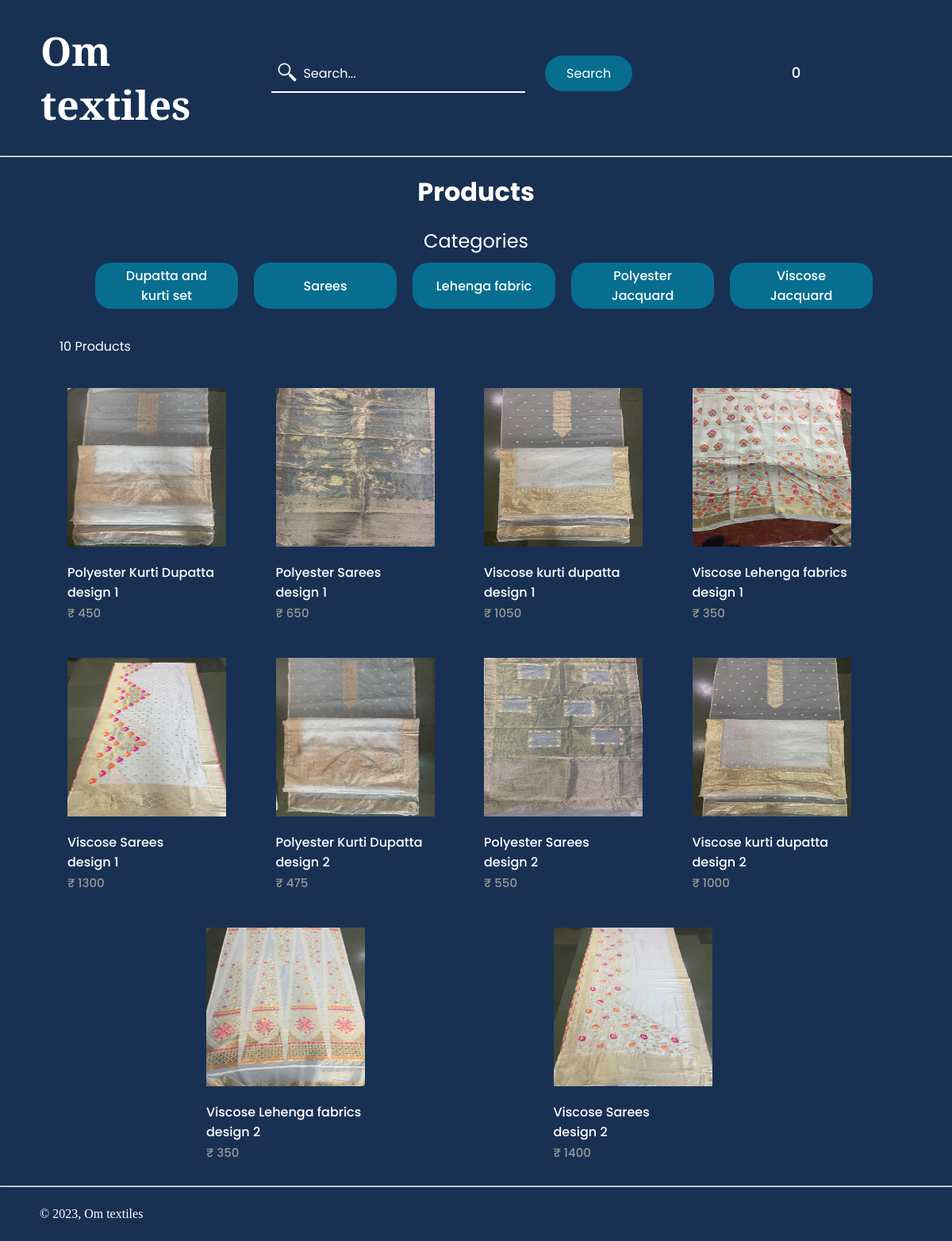
/products.php, run on the app's committed database.
### tables this page shows
CREATE TABLE `products` (
  `id` int(11) NOT NULL,
  `p_name` varchar(200) NOT NULL,
  `p_description` text NOT NULL,
  `price` decimal(10,0) NOT NULL,
  `quantity` int(11) NOT NULL,
  `p_img` text NOT NULL,
  `date_added` date NOT NULL DEFAULT current_timestamp(),
  `product_keywords` varchar(200) NOT NULL,
  `category` varchar(200) NOT NULL
);

### functions.php (called while the page is built, shortened)
<?php
    $num_items_in_cart = isset($_SESSION['cart']) ? count($_SESSION['cart']) : 0;
?>

### products.php (the view, shortened to what this page needs)
<?php
    include 'functions.php';
    $products_design1 = $dbconnect->prepare('SELECT * FROM products where id between 1 and 4');
    $products_design1->execute();
    $products_1 = $products_design1->fetchAll(PDO::FETCH_ASSOC);
    $products_design2 = $dbconnect->prepare('SELECT * FROM products where id between 5 and 8');
    $products_design2->execute();
    $products_2 = $products_design2->fetchAll(PDO::FETCH_ASSOC);
    $products_design3 = $dbconnect->prepare('SELECT * FROM products where id between 9 and 12');
    $products_design3->execute();
    $products_3 = $products_design3->fetchAll(PDO::FETCH_ASSOC);
    $total_products = $dbconnect->query('SELECT * FROM products')->rowCount();
?>
<html>
    <head>
        <link rel="stylesheet" href="products.css">
        <link rel="stylesheet" href="webfonts_css/all.css">
        <link rel="stylesheet" href="webfonts_css/sharp-light.css">
        <link rel="stylesheet" href="webfonts_css/sharp-regular.css">
        <link rel="stylesheet" href="webfonts_css/sharp-solid.css">
    </head>
    <body>
        <header class="navbar">
            <h1 class="logo">Om textiles</h1>
            <nav>
                <ul class="nav_links">
                    <li class="search">
                        <form class="search_form" method="get" action="search_products.php">
                            <input placeholder="Search..." class="search_input" type="search" id="search" name="search_input">
                            <img src="white_searchicon.png" id="icon">
                            <input type="submit" class="searchbtn" value="Search" name="search_btn">
                        </form>
                    </li>
                    <li><a href="index.php?page=Homepage"><i class="fa-thin fa-house fa-xl"></i></a></li>
                    <li><a href="index.php?page=products"><i class="fa-thin fa-clothes-hanger fa-xl"></i></a></li>
                    <li>
                        <a href="index.php?page=cart"><i class="fa-thin fa-cart-shopping fa-xl"></i></a>
                        <span><?=$num_items_in_cart?></span>
                    </li>
                    <li><a href="index.php?page=aboutUs"><i class="fa-thin fa-users-rectangle fa-xl"></i></a></li>
                    <li><a href="index.php?page=contactUs"><i class="fa-thin fa-phone fa-xl"></i></a></li>
                    <li><a href="index.php?page=Account"><i class="fa-thin fa-circle-user fa-xl"></i></a></li>
                </ul>
            </nav>
        </header>
        <hr>
        <main>
            <div class="products content-wrapper">
                <h1 class="productslabel">Products</h1>
                <p class="catlabel">Categories</p>
                <div class="categories">
                    <a class="cat" href="category_Dupatta_and_kurti_set.php"><button>Dupatta and kurti set</button></a>
                    <a class="cat" href="category_Sarees.php"><button>Sarees</button></a>
                    <a class="cat" href="category_Lehenga_fabric.php"><button>Lehenga fabric</button></a>
                    <a class="cat" href="category_Polyester_Jacquard.php"><button>Polyester Jacquard</button></a>
                    <a class="cat" href="category_Viacose_Jacquard.php"><button>Viscose Jacquard</button></a>
                </div>
                <br>
                <p><?=$total_products?> Products</p>
                <div class="products-wrapper">
                    <?php foreach ($products_1 as $product_1): ?>
                    <a href="index.php?page=product&id=<?=$product_1['id']?>" class="product">
                        <img src="Product Images/<?=$product_1['p_img']?>" width="200" height="200" alt="<?=$product_1['p_name']?>">
                        <span class="p_name"><?=$product_1['p_name']?></span>
                        <span class="price">
                            &#8377; <?=$product_1['price']?>
                        </span>
                    </a>
                    <?php endforeach; ?>
                </div>
                <div class="products-wrapper">
                    <?php foreach ($products_2 as $product_2): ?>
                    <a href="index.php?page=product&id=<?=$product_2['id']?>" class="product">
                        <img src="Product Images/<?=$product_2['p_img']?>" width="200" height="200" alt="<?=$product_2['p_name']?>">
                        <span class="p_name"><?=$product_2['p_name']?></span>
                        <span class="price">
                            &#8377; <?=$product_2['price']?>
                        </span>
                    </a>
                    <?php endforeach; ?>
                </div>
                <div class="products-wrapper">
                    <?php foreach ($products_3 as $product_3): ?>
                    <a href="index.php?page=product&id=<?=$product_3['id']?>" class="product">
                        <img src="Product Images/<?=$product_3['p_img']?>" width="200" height="200" alt="<?=$product_3['p_name']?>">
                        <span class="p_name"><?=$product_3['p_name']?></span>
                        <span class="price">
                            &#8377; <?=$product_3['price']?>
                        </span>
                    </a>
                    <?php endforeach; ?>
                </div>
            </div>
            <br>
        </main>
        <footer>
            <hr>
            <br>
            <p style="font-family: 'Cinzel', serif;">&copy; 2023, Om textiles</p>
            <br>
        </footer>
    </body>
</html>

### products.css (style rules this page uses)
* { box-sizing: border-box; margin: 0; padding: 0; font-family: "Poppins", sans-serif; }
body { background-color: rgb(24, 49, 83); font-family: 'Poppins', sans-serif; color: white; }
.logo { color:#ffffff; font-family: 'Cinzel', serif; padding-left: 15px; font-size: 50px; cursor: pointer; margin-right: auto; }
li, a, button { font-family: "Poppins", sans-serif; font-weight: 500; font-size: large; color: white; text-decoration: none; }
header { display: flex; justify-content: flex-end; align-items: center; padding: 30px 3%; }
.nav_links { list-style: none; }
.nav_links li { display: inline-block; padding: 0 20px; }
.nav_links li a { transition: all 0.3s ease 0s; }
.searchbtn { background-color: rgba(0,136,169,0.7); border: none; border-radius: 50px; cursor: pointer; transition: all 0.3s ease 0s; margin-left: 20px; margin-bottom: 10px; align-content: center; text-align: center; font-size: medium; height: 45px; width: 110px; padding-left: 0px; color: white; }
.search_input { background-color: rgb(24, 49, 83); outline: none; border: 0; border-bottom: 2px solid white; padding-top: 5px; padding-bottom: 10px; padding-left: 40px; font-size: 16px; color: white; width: 20rem; transition: all 200ms ease-in; }
::placeholder { color: rgb(255, 255, 255); }
.search { position: relative; padding: 0; margin: 0; }
#icon { position: absolute; bottom: 19px; left: 25px; width: 30px; height: 30px; }
.content-wrapper { width: 1050px; margin: 0 auto; }
.productslabel { font-family: "Poppins", sans-serif; padding: 20px 0; text-align: center; width: 100%; }
.categories { display: flex; justify-content: center; align-items: center; }
.catlabel { text-align: center; font-size: x-large; color: white; padding-bottom: 10px; }
button { padding: 0px 25px; background-color: rgba(0,136,169,0.7); border: none; border-radius: 20px; cursor: pointer; transition: all 0.3s ease 0s; margin-left: 20px; margin-bottom: 10px; align-content: center; width: 180px; height: 58px; text-align: center; font-size: medium; font-family: 'Poppins', sans-serif; }
main > .products .price { display: block; font-size: 15px; color: #999999; }
main .products .products-wrapper { display: flex; flex-wrap: nowrap; align-items: center; justify-content: space-evenly; padding: 40px 0 0 0; }
main .products .products-wrapper .product { display: block; overflow: hidden; text-decoration: none; width: 25%; padding: 0px 10px 5px 10px; }
main .products .products-wrapper .product img { transform: scale(1); transition: transform 1s; }
main .products .products-wrapper .product .p_name { display: block; color: #ffffff; padding: 20px 0 2px 0; font-size: 16px; }
main .products .products-wrapper .product .price { display: block; color: #999999; font-size: 15px; }
footer { bottom: 0; width: 100%; }
footer p { margin-left: 50px; }

### data on the page
products: p_img (picture), p_name "Polyester Kurti Dupatta design 1", price "450"
products: p_img (picture), p_name "Polyester Sarees design 1", price "650"
products: p_img (picture), p_name "Viscose kurti dupatta design 1", price "1050"
products: p_img (picture), p_name "Viscose Lehenga fabrics design 1", price "350"
products: p_img (picture), p_name "Viscose Sarees design 1", price "1300"
products: p_img (picture), p_name "Polyester Kurti Dupatta design 2", price "475"
products: p_img (picture), p_name "Polyester Sarees design 2", price "550"
products: p_img (picture), p_name "Viscose kurti dupatta design 2", price "1000"
products: p_img (picture), p_name "Viscose Lehenga fabrics design 2", price "350"
products: p_img (picture), p_name "Viscose Sarees design 2", price "1400"

### other printed values
$num_items_in_cart "0"
$total_products "10"
